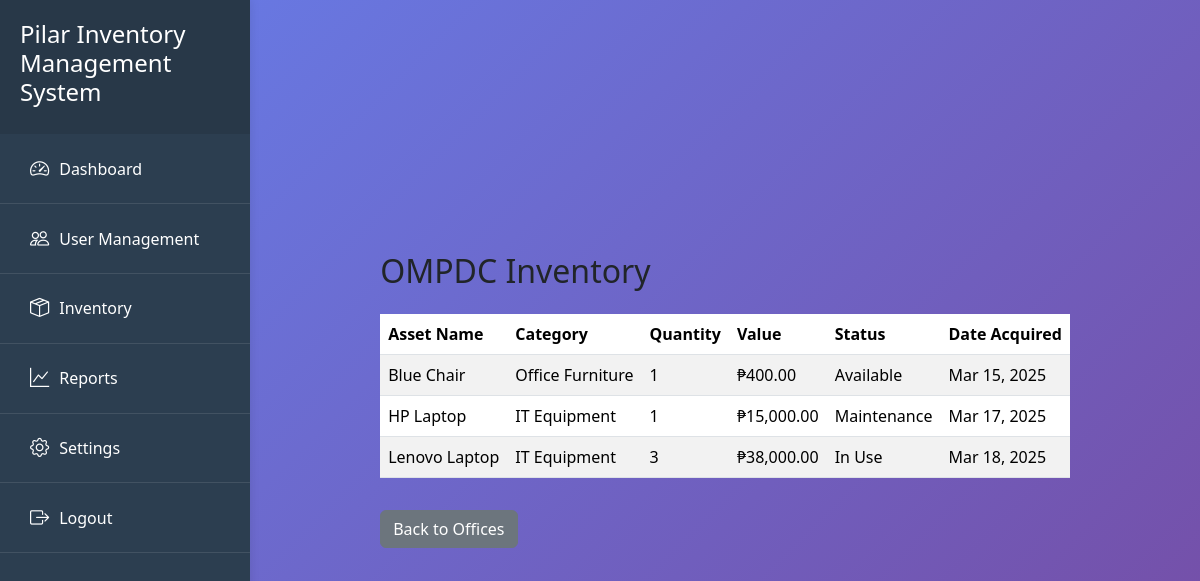
The app's page /superadmin/office_inventory.php?office_id=1 with its own data.
### tables this page shows
CREATE TABLE `offices` (
  `id` int(11) NOT NULL,
  `office_name` varchar(255) NOT NULL
);

CREATE TABLE `assets` (
  `id` int(11) NOT NULL,
  `asset_name` varchar(255) NOT NULL,
  `category` varchar(100) NOT NULL,
  `status` enum('Available','In Use','Maintenance','Retired') NOT NULL DEFAULT 'Available',
  `description` text DEFAULT NULL,
  `date_acquired` date NOT NULL,
  `asset_value` decimal(10,2) DEFAULT NULL,
  `quantity` int(11) DEFAULT 1,
  `unit` varchar(50) DEFAULT NULL,
  `location` varchar(255) DEFAULT NULL,
  `office_id` int(11) NOT NULL
);

### superadmin/office_inventory.php (the view, shortened to what this page needs)
<?php
include "../connect.php";
$office_id = $_GET['office_id'];
$officeQuery = "SELECT office_name FROM offices WHERE id = ?";
$stmt = $conn->prepare($officeQuery);
$stmt->bind_param("i", $office_id);
$stmt->execute();
$officeResult = $stmt->get_result();
$office = $officeResult->fetch_assoc();
$query = "SELECT * FROM assets WHERE office_id = ?";
$stmt = $conn->prepare($query);
$stmt->bind_param("i", $office_id);
$stmt->execute();
$result = $stmt->get_result();
?>
<!DOCTYPE html>
<html lang="en">
<head>
    <link href="https://cdn.jsdelivr.net/npm/bootstrap@5.3.0-alpha1/dist/css/bootstrap.min.css" rel="stylesheet">
    <link rel="stylesheet" href="https://cdnjs.cloudflare.com/ajax/libs/font-awesome/6.4.0/css/all.min.css">
    <link rel="stylesheet" href="style.css">
</head>
<body>
    <div class="wrapper">
        <?php include "includes/sidebar.php"; ?>
        <div class="main-content p-4">
            <h2 class="mb-4"><?php echo $office['office_name']; ?> Inventory</h2>
            <div class="table-responsive">
                <table class="table table-striped">
                    <thead>
                        <tr>
                            <th>Asset Name</th>
                            <th>Category</th>
                            <th>Quantity</th>
                            <th>Value</th>
                            <th>Status</th>
                            <th>Date Acquired</th>
                        </tr>
                    </thead>
                    <tbody>
                        <?php while ($asset = mysqli_fetch_assoc($result)): ?>
                            <tr>
                                <td><?php echo $asset['asset_name']; ?></td>
                                <td><?php echo $asset['category']; ?></td>
                                <td><?php echo $asset['quantity']; ?></td>
                                <td>₱<?php echo number_format($asset['asset_value'], 2); ?></td>
                                <td><?php echo $asset['status']; ?></td>
                                <td><?php echo date('M d, Y', strtotime($asset['date_acquired'])); ?></td>
                            </tr>
                        <?php endwhile; ?>
                    </tbody>
                </table>
            </div>
            <a href="inventory.php" class="btn btn-secondary mt-3">Back to Offices</a>
        </div>
    </div>
</body>
</html>

### style.css (style rules this page uses)
body { background: linear-gradient(135deg, #667eea 0%, #764ba2 100%); min-height: 100vh; display: flex; align-items: center; justify-content: center; margin: 0; font-family: 'Arial', sans-serif; }

### superadmin/css/style.css (style rules this page uses)
:root { --sidebar-width: 250px; --topbar-height: 60px; --primary-color: #3498db; --secondary-color: #2c3e50; }
body { background-color: #f8f9fa; overflow-x: hidden; }
.main-content { margin-left: var(--sidebar-width); padding: 20px; transition: all 0.3s; }

### records on screen
offices: office_name "OMPDC"
assets: asset_name "Blue Chair", category "Office Furniture", quantity "1", asset_value "400.00", status "Available", date_acquired "Mar 15, 2025"
assets: asset_name "HP Laptop", category "IT Equipment", quantity "1", asset_value "15,000.00", status "Maintenance", date_acquired "Mar 17, 2025"
assets: asset_name "Lenovo Laptop", category "IT Equipment", quantity "3", asset_value "38,000.00", status "In Use", date_acquired "Mar 18, 2025"
